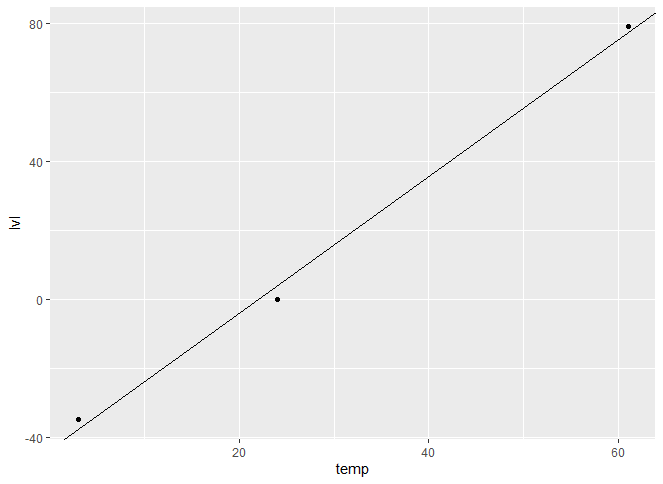

This figure's R source:
library("ggplot2")

dat = data.frame(temp = c(24,61,3), lvl = c(0,79,-35))

LSRL = lm(dat$lvl ~ dat$temp)
print(LSRL)
print(cor(dat$lvl, dat$temp))
b = cor(dat$lvl, dat$temp) * sd(dat$lvl) / sd(dat$temp)
print(b)
a = mean(dat$lvl) - b * mean(dat$temp)
ggplot(dat, aes(x = temp, y = lvl)) + 
  geom_abline(slope = b, intercept = a) + 
  geom_point()

dat$temp = dat$temp + 273.15

LSRL = lm(dat$lvl ~ dat$temp)
print(LSRL)
print(cor(dat$lvl, dat$temp))
b = cor(dat$lvl, dat$temp) * sd(dat$lvl) / sd(dat$temp)
print(b)
a = mean(dat$lvl) - b * mean(dat$temp)
ggplot(dat, aes(x = temp, y = lvl)) + 
  geom_abline(slope = b, intercept = a) + 
  geom_point()
